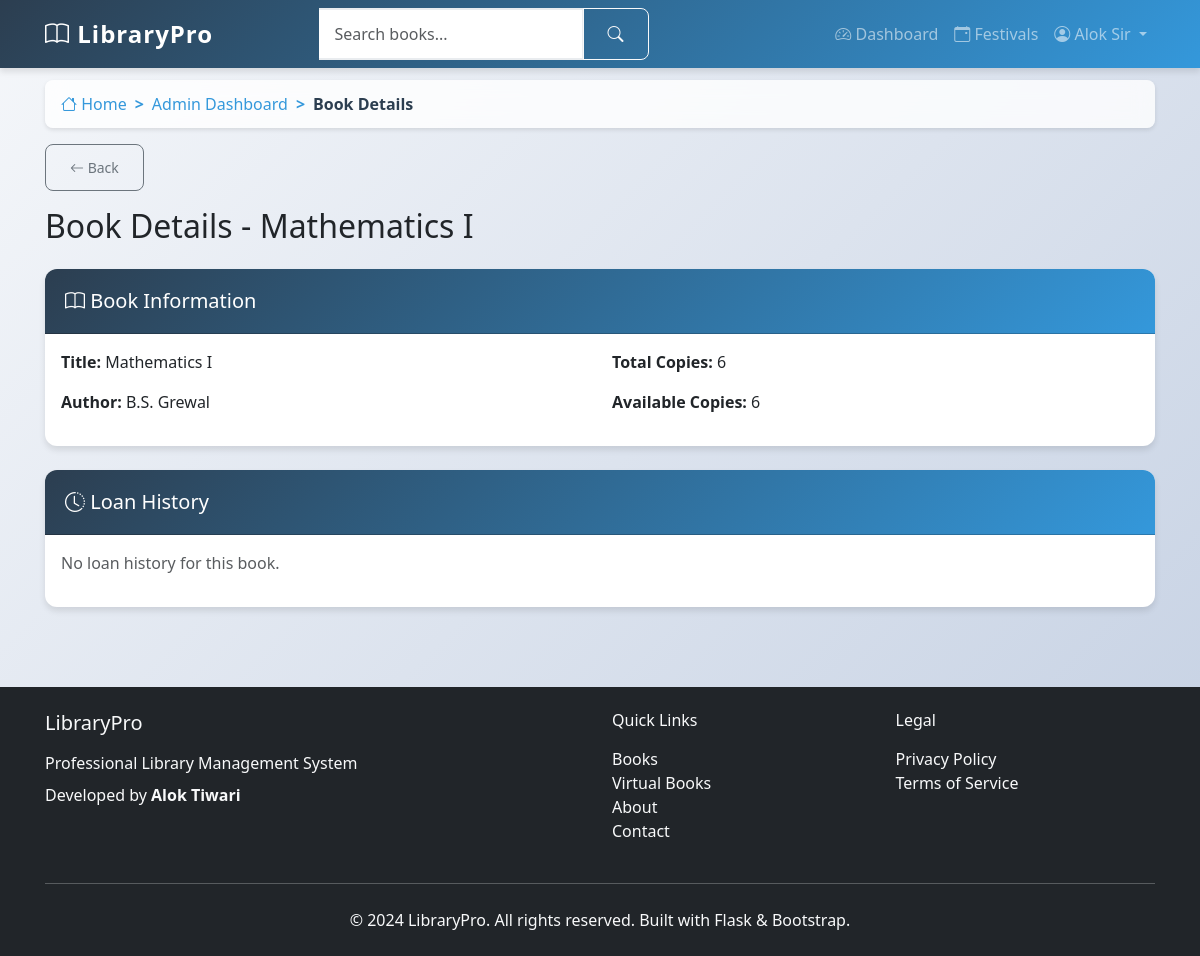
/book-details/3 (signed in), run on an earlier commit of the app's database.
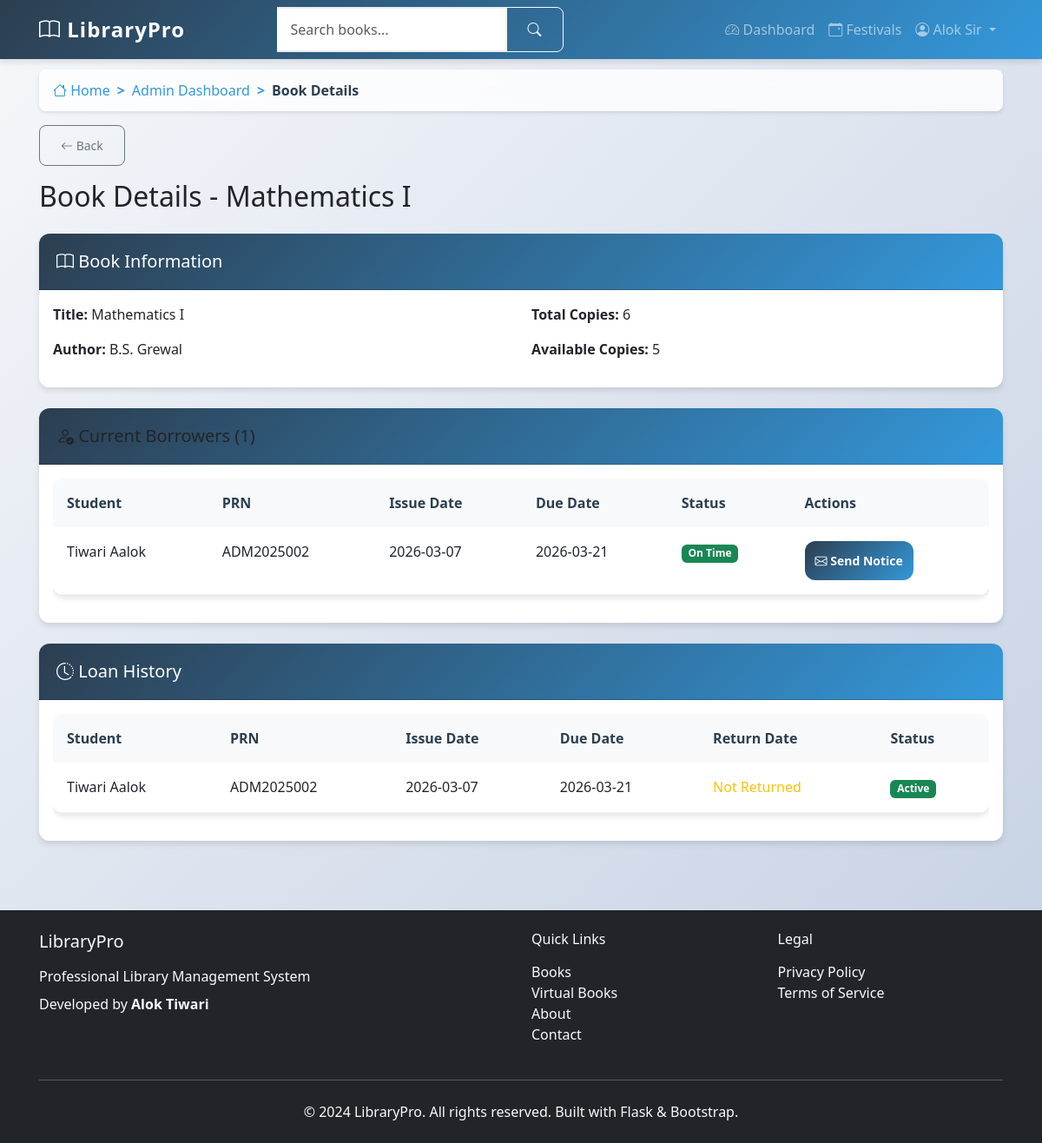
And on a later commit of the database.
### app/models.py (models this page shows, shortened)
class Book(db.Model):
    id = db.Column(db.Integer, primary_key=True)
    title = db.Column(db.String(200), nullable=False)
    author = db.Column(db.String(100), nullable=False)
    category = db.Column(db.String(50), nullable=False, default='General')
    semester = db.Column(db.String(20), nullable=True)
    course = db.Column(db.String(50), nullable=True)
    isbn = db.Column(db.String(20), nullable=True)
    thumbnail = db.Column(db.String(500), nullable=True)
    copies_total = db.Column(db.Integer, nullable=False, default=1)
    copies_available = db.Column(db.Integer, nullable=False, default=1)
    is_new_book = db.Column(db.Boolean, nullable=False, default=True)
    new_book_expires = db.Column(db.DateTime, nullable=True)
    is_prebooking = db.Column(db.Boolean, nullable=False, default=False)
    prebooking_starts = db.Column(db.DateTime, nullable=True)
    prebooking_slots = db.Column(db.Integer, nullable=False, default=0)
    prebooking_taken = db.Column(db.Integer, nullable=False, default=0)
    is_virtual = db.Column(db.Boolean, nullable=False, default=False)
    pdf_file_path = db.Column(db.String(500), nullable=True)
    virtual_price = db.Column(db.Float, nullable=True, default=0.0)  # Free to read
    download_price = db.Column(db.Float, nullable=True, default=11.0)  # ₹11 to download
    created_at = db.Column(db.DateTime, default=datetime.utcnow)
    loans = db.relationship('Loan', backref='book', lazy='dynamic')

class Loan(db.Model):
    id = db.Column(db.Integer, primary_key=True)
    user_id = db.Column(db.Integer, db.ForeignKey('user.id'), nullable=False)
    book_id = db.Column(db.Integer, db.ForeignKey('book.id'), nullable=False)
    issue_date = db.Column(db.DateTime, nullable=False, default=datetime.utcnow)
    due_date = db.Column(db.DateTime, nullable=False)
    return_date = db.Column(db.DateTime, nullable=True)
    @property
    def is_overdue(self):
        return self.return_date is None and datetime.utcnow() > self.due_date

class User(UserMixin, db.Model):
    id = db.Column(db.Integer, primary_key=True)
    prn_number = db.Column(db.String(20), unique=True, nullable=False)
    username = db.Column(db.String(80), unique=True, nullable=False)
    email = db.Column(db.String(120), unique=True, nullable=False)
    name = db.Column(db.String(100), nullable=False)
    mother_name = db.Column(db.String(100), nullable=False)
    dob = db.Column(db.String(10), nullable=False)  # Format: DDMMYYYY
    phone = db.Column(db.String(15), nullable=True)
    address = db.Column(db.Text, nullable=True)
    password_hash = db.Column(db.String(255), nullable=False)
    role = db.Column(db.String(20), nullable=False, default='student')
    year = db.Column(db.String(10), nullable=True)  # 1st, 2nd, 3rd, 4th, 5th
    course = db.Column(db.String(50), nullable=True)  # BSC IT, BSC CS, etc.
    total_books_borrowed = db.Column(db.Integer, default=0)
    total_extension_requests = db.Column(db.Integer, default=0)
    library_hours_this_month = db.Column(db.Float, default=0.0)
    library_hours_this_year = db.Column(db.Float, default=0.0)
    created_at = db.Column(db.DateTime, default=datetime.utcnow)
    updated_at = db.Column(db.DateTime, default=datetime.utcnow, onupdate=datetime.utcnow)
    loans = db.relationship('Loan', backref='borrower', lazy='dynamic')
    library_sessions = db.relationship('LibrarySession', backref='user', lazy='dynamic')

### app/main/routes.py (the view)
@bp.route('/book-details/<int:book_id>')
@login_required
def book_details(book_id):
    if current_user.role != 'admin':
        flash('Access denied. Admin privileges required.', 'danger')
        return redirect(url_for('main.dashboard'))
    book = Book.query.get_or_404(book_id)
    active_loans = Loan.query.filter_by(book_id=book_id, return_date=None).all()
    loan_history = Loan.query.filter_by(book_id=book_id).order_by(Loan.issue_date.desc()).all()
    return render_template('main/book_details.html', title=f'Book Details - {book.title}',
                         book=book, active_loans=active_loans, loan_history=loan_history)

### app/__init__.py (called while the page is built)
def create_app():
    app = Flask(__name__)
    app.config.from_object(Config)
    db.init_app(app)
    migrate.init_app(app, db)
    login.init_app(app)
    login.login_view = 'auth.student_login'
    login.login_message = 'Please log in to access this page.'
    login.login_message_category = 'info'
    from app.auth import bp as auth_bp
    app.register_blueprint(auth_bp, url_prefix='/auth')
    from app.main import bp as main_bp
    app.register_blueprint(main_bp)
    from app.models import User
    @login.user_loader
    def load_user(user_id):
        return User.query.get(int(user_id))
    return app

### app/templates/main/book_details.html (shortened to what the changed rows need)
{% extends "base.html" %}
{% block content %}
<div class="row">
    <div class="col-12">
        <h2 class="mb-4">Book Details - {{ book.title }}</h2>
    </div>
</div>
<div class="card mb-4">
    <div class="card-body">
        <div class="row">
            <div class="col-md-6">
                <p><strong>Title:</strong> {{ book.title }}</p>
                <p><strong>Author:</strong> {{ book.author }}</p>
            </div>
            <div class="col-md-6">
                <p><strong>Total Copies:</strong> {{ book.copies_total }}</p>
                <p><strong>Available Copies:</strong> {{ book.copies_available }}</p>
            </div>
        </div>
    </div>
</div>
{% if active_loans %}
<div class="card mb-4">
    <div class="card-header bg-warning text-dark">
        <h5 class="mb-0"><i class="bi bi-person-check"></i> Current Borrowers ({{ active_loans|length }})</h5>
    </div>
    <div class="card-body">
        <div class="table-responsive">
            <table class="table">
                <thead>
                    <tr>
                        <th>Student</th>
                        <th>PRN</th>
                        <th>Issue Date</th>
                        <th>Due Date</th>
                        <th>Status</th>
                        <th>Actions</th>
                    </tr>
                </thead>
                <tbody>
                    {% for loan in active_loans %}
                    <tr>
                        <td>{{ loan.borrower.name }}</td>
                        <td>{{ loan.borrower.prn_number }}</td>
                        <td>{{ loan.issue_date.strftime('%Y-%m-%d') }}</td>
                        <td>{{ loan.due_date.strftime('%Y-%m-%d') }}</td>
                        <td>
                            {% if loan.is_overdue %}
                                <span class="badge bg-danger">Overdue</span>
                            {% else %}
                                <span class="badge bg-success">On Time</span>
                            {% endif %}
                        </td>
                        <td>
                            <button class="btn btn-sm btn-primary" data-bs-toggle="modal"
                                    data-bs-target="#noticeModal{{ loan.borrower.id }}">
                                <i class="bi bi-envelope"></i> Send Notice
                            </button>
                        </td>
                    </tr>
                    {% endfor %}
                </tbody>
            </table>
        </div>
    </div>
</div>
{% endif %}
<div class="card">
    <div class="card-body">
        {% if loan_history %}
        <div class="table-responsive">
            <table class="table">
                <thead>
                    <tr>
                        <th>Student</th>
                        <th>PRN</th>
                        <th>Issue Date</th>
                        <th>Due Date</th>
                        <th>Return Date</th>
                        <th>Status</th>
                    </tr>
                </thead>
                <tbody>
                    {% for loan in loan_history %}
                    <tr>
                        <td>{{ loan.borrower.name }}</td>
                        <td>{{ loan.borrower.prn_number }}</td>
                        <td>{{ loan.issue_date.strftime('%Y-%m-%d') }}</td>
                        <td>{{ loan.due_date.strftime('%Y-%m-%d') }}</td>
                        <td>
                            {% if loan.return_date %}
                                {{ loan.return_date.strftime('%Y-%m-%d') }}
                            {% else %}
                                <span class="text-warning">Not Returned</span>
                            {% endif %}
                        </td>
                        <td>
                            {% if not loan.return_date %}
                                {% if loan.is_overdue %}
                                    <span class="badge bg-danger">Overdue</span>
                                {% else %}
                                    <span class="badge bg-success">Active</span>
                                {% endif %}
                            {% elif loan.return_date > loan.due_date %}
                                <span class="badge bg-warning">Late Return</span>
                            {% else %}
                                <span class="badge bg-success">Returned</span>
                            {% endif %}
                        </td>
                    </tr>
                    {% endfor %}
                </tbody>
            </table>
        </div>
        {% else %}
        <p class="text-muted">No loan history for this book.</p>
        {% endif %}
    </div>
</div>
{% endblock %}

What changed in the data, as far as the page shows it:
changed Book "Mathematics I": copies_available "6" → "5"
added Loan: borrower.name "Tiwari Aalok", borrower.prn_number "ADM2025002", issue_date "2026-03-07", due_date "2026-03-21", shows "On Time", shows "Not Returned", shows "Active"
Also different on the page:
{{ active_loans|length }}: (not shown) → "1"
text no longer shown: "No loan history for this book."
text now shown: "Current Borrowers ( ) Student PRN Issue Date Due Date Status Actions Student PRN Issue Date Due Date Return Date Status"
